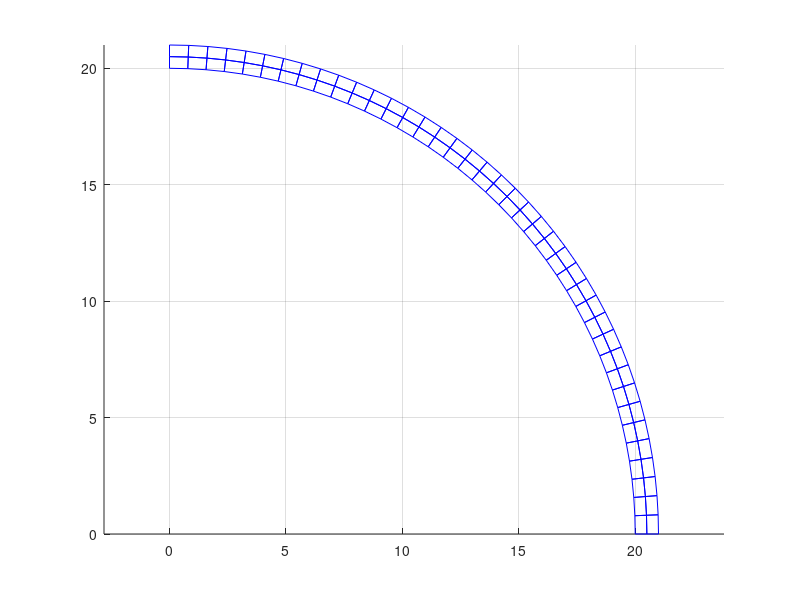

The MATLAB script that drew this image: (Note: this script raises an error after producing the figure.)
% Exercise 6: Non-linear analysis of thin ring using Green's strain.

%% Input
% Define the approximation tolerance.
tol = 1E-4;

% Load
load = -150000;

% Define step, percentage for the given load.
% 0<step<1
d_step = -0.5;

%% Structure
% Define material properties.
E = 1E7;
nu = 0.25;
th = 1;

% Radius and thickness of the ring.
R = 20;
d = 1/2;

% Polar angle of nodes (csys origin at the circle centre).
an = pi/(2*40);

% Initialise matrices for xy-coordinates and element connectivity.
coor = zeros(41*3,6);
elem = zeros(40*2,4);

% Get the number of elements and the number of nodes.
Ne = size(elem,1);
Np = size(coor,1);

% Populate the nodal coordinate matrix.
for i = 1:41
    for j = 0:2
        ne = i+j*(41);
        ang = an*(i-1);
        coor(ne,1:2) = [(R+d*j)*cos(ang),(R+d*j)*sin(ang)];
    end
end

% Populate the element connectivity table.
for i = 1:40
    for j = 0:1
        ne = i+j*40;
        n1 = i+j*(41);
        elem(ne,:) = [n1 n1+41 n1+42 n1+1];
    end
end

% BC: fix x and y at the lower-right face of the ring.
coor(1,3:4) = [1 1];
coor(42,3:4) = [1 1];
coor(83,3:4) = [1 1];

% BC: fix x at the upper-left face of the ring.
coor(41,3) = 1;
coor(82,3) = 1;
coor(123,3) = 1;

% Apply vertical load on the uppermost node.
coor(123,6) = load;

% Plot the undeformed structure
figure;
hold on;
for i = 1:Ne
    n1 = elem(i,1);
    n2 = elem(i,2);
    n3 = elem(i,3);
    n4 = elem(i,4);
    x_i = [coor(n1,1),coor(n2,1),coor(n3,1),coor(n4,1),coor(n1,1)];
    y_i = [coor(n1,2),coor(n2,2),coor(n3,2),coor(n4,2),coor(n1,2)];
    plot(x_i, y_i, 'b');
end
grid;
axis equal;

% Initialise arrays to store the active degrees of freadom table and the
% load vector.
afg = [];
vload = [];

% Populate the active DOF's table and force vector according to the info
% given in the 'coor' table.
for i = 1:Np
    if coor(i,3) == 0
        afg = [afg;2*(i-1)+1];
        vload = [vload;coor(i,5)];
    end
    if coor(i,4) == 0
        afg = [afg;2*(i-1)+2];
        vload = [vload;coor(i,6)];
    end
end

%% Path following.
%
% Initialise the internal force vector, the tangent stiffness matrix and
% th displacement vector with zeros.
qt = zeros(2*Np, 1);
kt = zeros(2*Np, 2*Np);
d = zeros(2*Np, 1);

% First prediction for internal force vector and tangent stiffness for zero
% displacements.
% Loop through the elements and assemble q and K matrices.
for i = 1:Ne
    % The 4 nodes of the current element.
    m1 = elem(i, 1);
    m2 = elem(i, 2);
    m3 = elem(i, 3);
    m4 = elem(i, 4);
    
    % xy-coordinates of the 4 nodes of the current element.
    xy = [coor(m1,1:2), coor(m2,1:2), coor(m3,1:2), coor(m4,1:2)];
    vu = [2*m1-1:2*m1,  2*m2-1:2*m2,  2*m3-1:2*m3,  2*m4-1:2*m4];
    
    % Element internal force and tangent stiffness matrix on the global csys.
    [q_e, k_e] = isoplnonlin(E, nu, th, xy, zeros(8, 1));
    
    % Add them to the global matrices.
    qt(vu) = qt(vu) + q_e;
    kt(vu,vu) = kt(vu,vu) + k_e;
end

% Reduced tangent matrices(for the active DOF's).
qr = qt(afg);
kr = kt(afg,afg);

% Auxiliary vector.
h_v = [zeros(1, 236), 1];

% Extended tangent stiffness matrix for the displacement control.
K_a = [kr, -vload; h_v, 0];

% Initialise an array to store monitor the vertical displacement of the
% loaded node and the load factor, lambda.
disp_hist = zeros(ceil(1/d_step), 1);
lmbd_hist = zeros(ceil(1/d_step), 1);
la = 0;
i = 0;

% Path following loop.
while la<1;
    i = i+1;

    t = [kr\vload; 1];
    
    % Initial predictor and displacement vector.
    predictor = d_step/t(237)*t;
    dd = predictor(1:237);
    
    % Initial load prediction.
    dF = predictor(238);
    la = la + dF;
    lmbd_hist(i) = la;
        
    % Update displacements on the reduced matrix.
    d(afg) = d(afg)+dd;
    
    % Approximate the target load of the current step.
    r = 100;
    while r>tol;

        % Reset matrices
        kt = zeros(2*Np, 2*Np);
        qt = zeros(2*Np, 1);
        
        % Loop through the elements and assemble q and K matrices.
        for j = 1:Ne
            % The 4 nodes of the current element.
            m1 = elem(j, 1);
            m2 = elem(j, 2);
            m3 = elem(j, 3);
            m4 = elem(j, 4);
            
            % xy-coordinates and positions in the global matrix of the 4
            % nodes of the current element.
            xy = [coor(m1,1:2), coor(m2,1:2), coor(m3,1:2), coor(m4,1:2)];
            vu = [2*m1-1:2*m1,  2*m2-1:2*m2,  2*m3-1:2*m3,  2*m4-1:2*m4];
            
            % Element internal force and tangent stiffness matrix on the global csys.
            [q_e, k_e] = isoplnonlin(E, nu, th, xy, d(vu));
            
            % Add them to the global matrices.
            qt(vu) = qt(vu) + q_e;
            kt(vu,vu) = kt(vu,vu) + k_e;
        end
        
        % Reduced matrices.
        qr = qt(afg);
        kr = kt(afg,afg);
        
        % Update extended tangent stiffness matrix for displacement
        % control.
        K_a = [kr, -vload; h_v, 0];
        
        % Update residual.
        resid = qr - la*vload;
        r = norm(resid);
                
        % Update the predictor and displacements.
        predictor = -K_a\[resid;0];
        dd = predictor(1:237);
        d(afg) = d(afg)+dd;
        
        % Update load step.
        dF = predictor(238);
        la = la + dF;
        
    end
    disp_hist(i) = d(82);
end

% Global displacements.
d(afg) = d(afg)+dd;

%% Post-rocessing
% Print on screen the requested displacement.
disp(d(82))

% Define scale factor for printing the deformed shape.
sc = 0.1;

% Plot the deformed shape.
for i = 1:Ne
    n1 = elem(i,1);
    n2 = elem(i,2);
    n3 = elem(i,3);
    n4 = elem(i,4);
    xy = [coor(n1,1)+d(2*n1-1)*sc,coor(n2,1)+d(2*n2-1)*sc,coor(n3,1)+d(2*n3-1)*sc,coor(n4,1)+d(2*n4-1)*sc,coor(n1,1)+d(2*n1-1)*sc];
    y = [coor(n1,2)+d(2*n1-0)*sc,coor(n2,2)+d(2*n2-0)*sc,coor(n3,2)+d(2*n3-0)*sc,coor(n4,2)+d(2*n4-0)*sc,coor(n1,2)+d(2*n1-0)*sc];
    plot(xy,y,'r');
end

% Release figure
hold off;

% Plot load displacement curve
figure;
plot([0, -disp_hist], -[0, lmbd_hist]*load, '-o')

